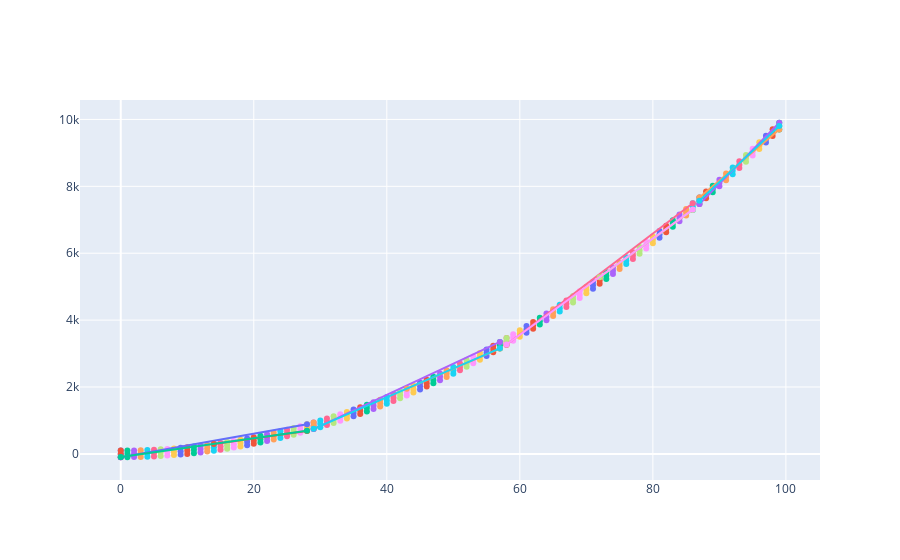
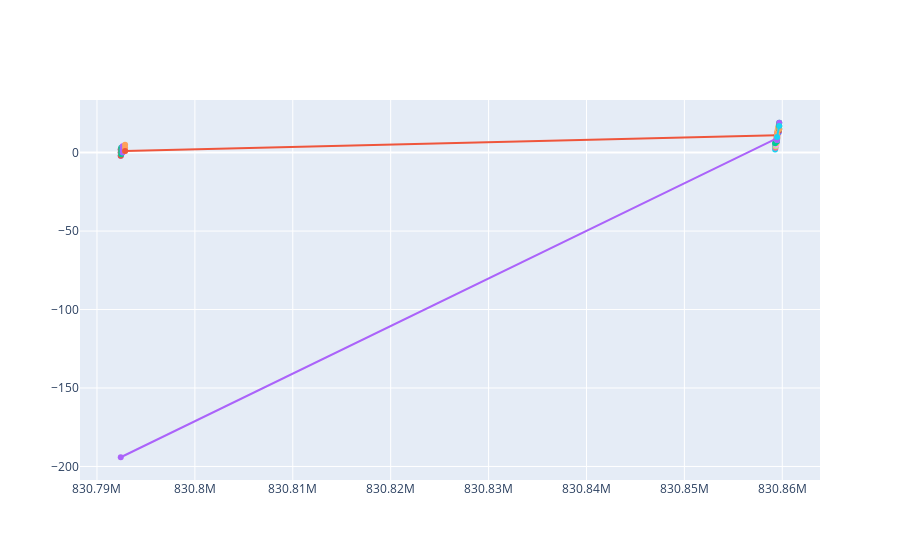

Write notebook code for charts like these, in order.
### Code cell
import import_ipynb
from plr import PLR
print(len(PLR(data, 100, show=False)))

### Figure 1 — Plotly figure (JSON) as saved in the notebook; plotly's stock layout.template omitted (floating-point values rounded to 4 significant figures)
{"data": [{"name": "", "showlegend": false, "type": "scatter", "x": [0, 0, 0], "y": [100, 0, -100]}, {"name": "", "showlegend": false, "type": "scatter", "x": [0, 0, 0], "y": [100, 0, -100]}, {"name": "", "showlegend": false, "type": "scatter", "x": [1, 1, 1], "y": [101, 1, -99]}, {"name": "", "showlegend": false, "type": "scatter", "x": [2, 2, 2], "y": [104, 4, -96]}, {"name": "", "showlegend": false, "type": "scatter", "x": [3, 3, 3], "y": [109, 9, -91]}, {"name": "", "showlegend": false, "type": "scatter", "x": [4, 4, 4], "y": [116, 16, -84]}, {"name": "", "showlegend": false, "type": "scatter", "x": [5, 5, 5], "y": [125, 25, -75]}, {"name": "", "showlegend": false, "type": "scatter", "x": [6, 6, 6], "y": [136, 36, -64]}, {"name": "", "showlegend": false, "type": "scatter", "x": [7, 7, 7], "y": [149, 49, -51]}, {"name": "", "showlegend": false, "type": "scatter", "x": [8, 8, 8], "y": [164, 64, -36]}, {"name": "", "showlegend": false, "type": "scatter", "x": [9, 9, 9], "y": [181, 81, -19]}, {"name": "", "showlegend": false, "type": "scatter", "x": [10, 10, 10], "y": [200, 100, 0]}, {"name": "", "showlegend": false, "type": "scatter", "x": [11, 11, 11], "y": [221, 121, 21]}, {"name": "", "showlegend": false, "type": "scatter", "x": [12, 12, 12], "y": [244, 144, 44]}, {"name": "", "showlegend": false, "type": "scatter", "x": [13, 13, 13], "y": [269, 169, 69]}, {"name": "", "showlegend": false, "type": "scatter", "x": [14, 14, 14], "y": [296, 196, 96]}, {"name": "", "showlegend": false, "type": "scatter", "x": [15, 15, 15], "y": [325, 225, 125]}, {"name": "", "showlegend": false, "type": "scatter", "x": [16, 16, 16], "y": [356, 256, 156]}, {"name": "", "showlegend": false, "type": "scatter", "x": [17, 17, 17], "y": [389, 289, 189]}, {"name": "", "showlegend": false, "type": "scatter", "x": [18, 18, 18], "y": [424, 324, 224]}, {"name": "", "showlegend": false, "type": "scatter", "x": [19, 19, 19], "y": [461, 361, 261]}, {"name": "", "showlegend": false, "type": "scatter", "x": [20, 20, 20], "y": [500, 400, 300]}, {"name": "", "showlegend": false, "type": "scatter", "x": [21, 21, 21], "y": [541, 441, 341]}, {"name": "", "showlegend": false, "type": "scatter", "x": [22, 22, 22], "y": [584, 484, 384]}, {"name": "", "showlegend": false, "type": "scatter", "x": [23, 23, 23], "y": [629, 529, 429]}, {"name": "", "showlegend": false, "type": "scatter", "x": [24, 24, 24], "y": [676, 576, 476]}, {"name": "", "showlegend": false, "type": "scatter", "x": [25, 25, 25], "y": [725, 625, 525]}, {"name": "", "showlegend": false, "type": "scatter", "x": [26, 26, 26], "y": [776, 676, 576]}, {"name": "", "showlegend": false, "type": "scatter", "x": [27, 27, 27], "y": [829, 729, 629]}, {"name": "", "showlegend": false, "type": "scatter", "x": [28, 28, 28], "y": [884, 784, 684]}, {"name": "p", "showlegend": false, "type": "scatter", "x": [0, 28], "y": [-100, 884]}, {"name": "p", "showlegend": false, "type": "scatter", "x": [14, 28], "y": [296, 684]}, {"name": "spline", "showlegend": false, "type": "scatter", "x": [0, 28], "y": [-92.31, 691.7]}, {"name": "", "showlegend": false, "type": "scatter", "x": [29, 29, 29], "y": [941, 841, 741]}, {"name": "", "showlegend": false, "type": "scatter", "x": [29, 29, 29], "y": [941, 841, 741]}, {"name": "", "showlegend": false, "type": "scatter", "x": [30, 30, 30], "y": [1000, 900, 800]}, {"name": "", "showlegend": false, "type": "scatter", "x": [31, 31, 31], "y": [1061, 961, 861]}, {"name": "", "showlegend": false, "type": "scatter", "x": [32, 32, 32], "y": [1124, 1024, 924]}, {"name": "", "showlegend": false, "type": "scatter", "x": [33, 33, 33], "y": [1189, 1089, 989]}, {"name": "", "showlegend": false, "type": "scatter", "x": [34, 34, 34], "y": [1256, 1156, 1056]}, {"name": "", "showlegend": false, "type": "scatter", "x": [35, 35, 35], "y": [1325, 1225, 1125]}, {"name": "", "showlegend": false, "type": "scatter", "x": [36, 36, 36], "y": [1396, 1296, 1196]}, {"name": "", "showlegend": false, "type": "scatter", "x": [37, 37, 37], "y": [1469, 1369, 1269]}, {"name": "", "showlegend": false, "type": "scatter", "x": [38, 38, 38], "y": [1544, 1444, 1344]}, {"name": "", "showlegend": false, "type": "scatter", "x": [39, 39, 39], "y": [1621, 1521, 1421]}, {"name": "", "showlegend": false, "type": "scatter", "x": [40, 40, 40], "y": [1700, 1600, 1500]}, {"name": "", "showlegend": false, "type": "scatter", "x": [41, 41, 41], "y": [1781, 1681, 1581]}, {"name": "", "showlegend": false, "type": "scatter", "x": [42, 42, 42], "y": [1864, 1764, 1664]}, {"name": "", "showlegend": false, "type": "scatter", "x": [43, 43, 43], "y": [1949, 1849, 1749]}, {"name": "", "showlegend": false, "type": "scatter", "x": [44, 44, 44], "y": [2036, 1936, 1836]}, {"name": "", "showlegend": false, "type": "scatter", "x": [45, 45, 45], "y": [2125, 2025, 1925]}, {"name": "", "showlegend": false, "type": "scatter", "x": [46, 46, 46], "y": [2216, 2116, 2016]}, {"name": "", "showlegend": false, "type": "scatter", "x": [47, 47, 47], "y": [2309, 2209, 2109]}, {"name": "", "showlegend": false, "type": "scatter", "x": [48, 48, 48], "y": [2404, 2304, 2204]}, {"name": "", "showlegend": false, "type": "scatter", "x": [49, 49, 49], "y": [2501, 2401, 2301]}, {"name": "", "showlegend": false, "type": "scatter", "x": [50, 50, 50], "y": [2600, 2500, 2400]}, {"name": "", "showlegend": false, "type": "scatter", "x": [51, 51, 51], "y": [2701, 2601, 2501]}, {"name": "", "showlegend": false, "type": "scatter", "x": [52, 52, 52], "y": [2804, 2704, 2604]}, {"name": "", "showlegend": false, "type": "scatter", "x": [53, 53, 53], "y": [2909, 2809, 2709]}, {"name": "", "showlegend": false, "type": "scatter", "x": [54, 54, 54], "y": [3016, 2916, 2816]}, {"name": "", "showlegend": false, "type": "scatter", "x": [55, 55, 55], "y": [3125, 3025, 2925]}, {"name": "", "showlegend": false, "type": "scatter", "x": [56, 56, 56], "y": [3236, 3136, 3036]}, {"name": "", "showlegend": false, "type": "scatter", "x": [57, 57, 57], "y": [3349, 3249, 3149]}, {"name": "p", "showlegend": false, "type": "scatter", "x": [29, 57], "y": [741, 3349]}, {"name": "p", "showlegend": false, "type": "scatter", "x": [43, 57], "y": [1949, 3149]}, {"name": "spline", "showlegend": false, "type": "scatter", "x": [29, 57], "y": [748.7, 3157.0]}, {"name": "", "showlegend": false, "type": "scatter", "x": [58, 58, 58], "y": [3464, 3364, 3264]}, {"name": "", "showlegend": false, "type": "scatter", "x": [58, 58, 58], "y": [3464, 3364, 3264]}, {"name": "", "showlegend": false, "type": "scatter", "x": [59, 59, 59], "y": [3581, 3481, 3381]}, {"name": "", "showlegend": false, "type": "scatter", "x": [60, 60, 60], "y": [3700, 3600, 3500]}, {"name": "", "showlegend": false, "type": "scatter", "x": [61, 61, 61], "y": [3821, 3721, 3621]}, {"name": "", "showlegend": false, "type": "scatter", "x": [62, 62, 62], "y": [3944, 3844, 3744]}, {"name": "", "showlegend": false, "type": "scatter", "x": [63, 63, 63], "y": [4069, 3969, 3869]}, {"name": "", "showlegend": false, "type": "scatter", "x": [64, 64, 64], "y": [4196, 4096, 3996]}, {"name": "", "showlegend": false, "type": "scatter", "x": [65, 65, 65], "y": [4325, 4225, 4125]}, {"name": "", "showlegend": false, "type": "scatter", "x": [66, 66, 66], "y": [4456, 4356, 4256]}, {"name": "", "showlegend": false, "type": "scatter", "x": [67, 67, 67], "y": [4589, 4489, 4389]}, {"name": "", "showlegend": false, "type": "scatter", "x": [68, 68, 68], "y": [4724, 4624, 4524]}, {"name": "", "showlegend": false, "type": "scatter", "x": [69, 69, 69], "y": [4861, 4761, 4661]}, {"name": "", "showlegend": false, "type": "scatter", "x": [70, 70, 70], "y": [5000, 4900, 4800]}, {"name": "", "showlegend": false, "type": "scatter", "x": [71, 71, 71], "y": [5141, 5041, 4941]}, {"name": "", "showlegend": false, "type": "scatter", "x": [72, 72, 72], "y": [5284, 5184, 5084]}, {"name": "", "showlegend": false, "type": "scatter", "x": [73, 73, 73], "y": [5429, 5329, 5229]}, {"name": "", "showlegend": false, "type": "scatter", "x": [74, 74, 74], "y": [5576, 5476, 5376]}, {"name": "", "showlegend": false, "type": "scatter", "x": [75, 75, 75], "y": [5725, 5625, 5525]}, {"name": "", "showlegend": false, "type": "scatter", "x": [76, 76, 76], "y": [5876, 5776, 5676]}, {"name": "", "showlegend": false, "type": "scatter", "x": [77, 77, 77], "y": [6029, 5929, 5829]}, {"name": "", "showlegend": false, "type": "scatter", "x": [78, 78, 78], "y": [6184, 6084, 5984]}, {"name": "", "showlegend": false, "type": "scatter", "x": [79, 79, 79], "y": [6341, 6241, 6141]}, {"name": "", "showlegend": false, "type": "scatter", "x": [80, 80, 80], "y": [6500, 6400, 6300]}, {"name": "", "showlegend": false, "type": "scatter", "x": [81, 81, 81], "y": [6661, 6561, 6461]}, {"name": "", "showlegend": false, "type": "scatter", "x": [82, 82, 82], "y": [6824, 6724, 6624]}, {"name": "", "showlegend": false, "type": "scatter", "x": [83, 83, 83], "y": [6989, 6889, 6789]}, {"name": "", "showlegend": false, "type": "scatter", "x": [84, 84, 84], "y": [7156, 7056, 6956]}, {"name": "", "showlegend": false, "type": "scatter", "x": [85, 85, 85], "y": [7325, 7225, 7125]}, {"name": "", "showlegend": false, "type": "scatter", "x": [86, 86, 86], "y": [7496, 7396, 7296]}, {"name": "p", "showlegend": false, "type": "scatter", "x": [58, 86], "y": [3264, 7496]}, {"name": "p", "showlegend": false, "type": "scatter", "x": [72, 86], "y": [5284, 7296]}, {"name": "spline", "showlegend": false, "type": "scatter", "x": [58, 86], "y": [3272.0, 7304.0]}, {"name": "", "showlegend": false, "type": "scatter", "x": [87, 87, 87], "y": [7669, 7569, 7469]}, {"name": "", "showlegend": false, "type": "scatter", "x": [87, 87, 87], "y": [7669, 7569, 7469]}, {"name": "", "showlegend": false, "type": "scatter", "x": [88, 88, 88], "y": [7844, 7744, 7644]}, {"name": "", "showlegend": false, "type": "scatter", "x": [89, 89, 89], "y": [8021, 7921, 7821]}, {"name": "", "showlegend": false, "type": "scatter", "x": [90, 90, 90], "y": [8200, 8100, 8000]}, {"name": "", "showlegend": false, "type": "scatter", "x": [91, 91, 91], "y": [8381, 8281, 8181]}, {"name": "", "showlegend": false, "type": "scatter", "x": [92, 92, 92], "y": [8564, 8464, 8364]}, {"name": "", "showlegend": false, "type": "scatter", "x": [93, 93, 93], "y": [8749, 8649, 8549]}, {"name": "", "showlegend": false, "type": "scatter", "x": [94, 94, 94], "y": [8936, 8836, 8736]}, {"name": "", "showlegend": false, "type": "scatter", "x": [95, 95, 95], "y": [9125, 9025, 8925]}, {"name": "", "showlegend": false, "type": "scatter", "x": [96, 96, 96], "y": [9316, 9216, 9116]}, {"name": "", "showlegend": false, "type": "scatter", "x": [97, 97, 97], "y": [9509, 9409, 9309]}, {"name": "", "showlegend": false, "type": "scatter", "x": [98, 98, 98], "y": [9704, 9604, 9504]}, {"name": "", "showlegend": false, "type": "scatter", "x": [99, 99, 99], "y": [9901, 9801, 9701]}, {"name": "p", "showlegend": false, "type": "scatter", "x": [87, 99], "y": [7469, 9901]}, {"name": "p", "showlegend": false, "type": "scatter", "x": [87, 99], "y": [7669, 9701]}, {"name": "spline", "showlegend": false, "type": "scatter", "x": [87, 99], "y": [7569, 9801]}], "layout": {}}

### Figure 2 — Plotly figure (JSON) as saved in the notebook; plotly's stock layout.template omitted (floating-point values rounded to 4 significant figures)
{"data": [{"name": "", "showlegend": false, "type": "scatter", "x": [830792428, 830792428, 830792428], "y": [2, 0, -2]}, {"name": "", "showlegend": false, "type": "scatter", "x": [830792428, 830792428, 830792428], "y": [2, 0, -2]}, {"name": "", "showlegend": false, "type": "scatter", "x": [830792475, 830792475, 830792475], "y": [3, 1, -1]}, {"name": "", "showlegend": false, "type": "scatter", "x": [830792621, 830792621, 830792621], "y": [4, 2, 0]}, {"name": "", "showlegend": false, "type": "scatter", "x": [830792871, 830792871, 830792871], "y": [5, 3, 1]}, {"name": "", "showlegend": false, "type": "scatter", "x": [830859270, 830859270, 830859270], "y": [6, 4, 2]}, {"name": "", "showlegend": false, "type": "scatter", "x": [830859308, 830859308, 830859308], "y": [7, 5, 3]}, {"name": "", "showlegend": false, "type": "scatter", "x": [830859339, 830859339, 830859339], "y": [8, 6, 4]}, {"name": "", "showlegend": false, "type": "scatter", "x": [830859399, 830859399, 830859399], "y": [9, 7, 5]}, {"name": "", "showlegend": false, "type": "scatter", "x": [830859400, 830859400, 830859400], "y": [10, 8, 6]}, {"name": "", "showlegend": false, "type": "scatter", "x": [830859437, 830859437, 830859437], "y": [11, 9, 7]}, {"name": "p", "showlegend": false, "type": "scatter", "x": [830792871, 830859437], "y": [1, 11]}, {"name": "p", "showlegend": false, "type": "scatter", "x": [830859270, 830859437], "y": [6, 7]}, {"name": "spline", "showlegend": false, "type": "scatter", "x": [830792428, 830859437], "y": [-194.1, 9.026]}, {"name": "", "showlegend": false, "type": "scatter", "x": [830859465, 830859465, 830859465], "y": [12, 10, 8]}, {"name": "", "showlegend": false, "type": "scatter", "x": [830859465, 830859465, 830859465], "y": [12, 10, 8]}, {"name": "", "showlegend": false, "type": "scatter", "x": [830859487, 830859487, 830859487], "y": [13, 11, 9]}, {"name": "", "showlegend": false, "type": "scatter", "x": [830859515, 830859515, 830859515], "y": [14, 12, 10]}, {"name": "", "showlegend": false, "type": "scatter", "x": [830859542, 830859542, 830859542], "y": [15, 13, 11]}, {"name": "", "showlegend": false, "type": "scatter", "x": [830859567, 830859567, 830859567], "y": [16, 14, 12]}, {"name": "", "showlegend": false, "type": "scatter", "x": [830859640, 830859640, 830859640], "y": [17, 15, 13]}, {"name": "", "showlegend": false, "type": "scatter", "x": [830859663, 830859663, 830859663], "y": [18, 16, 14]}, {"name": "", "showlegend": false, "type": "scatter", "x": [830859690, 830859690, 830859690], "y": [19, 17, 15]}, {"name": "p", "showlegend": false, "type": "scatter", "x": [830859465, 830859690], "y": [8, 19]}, {"name": "p", "showlegend": false, "type": "scatter", "x": [830859465, 830859690], "y": [12, 15]}, {"name": "spline", "showlegend": false, "type": "scatter", "x": [830859465, 830859690], "y": [10, 17]}], "layout": {}}
